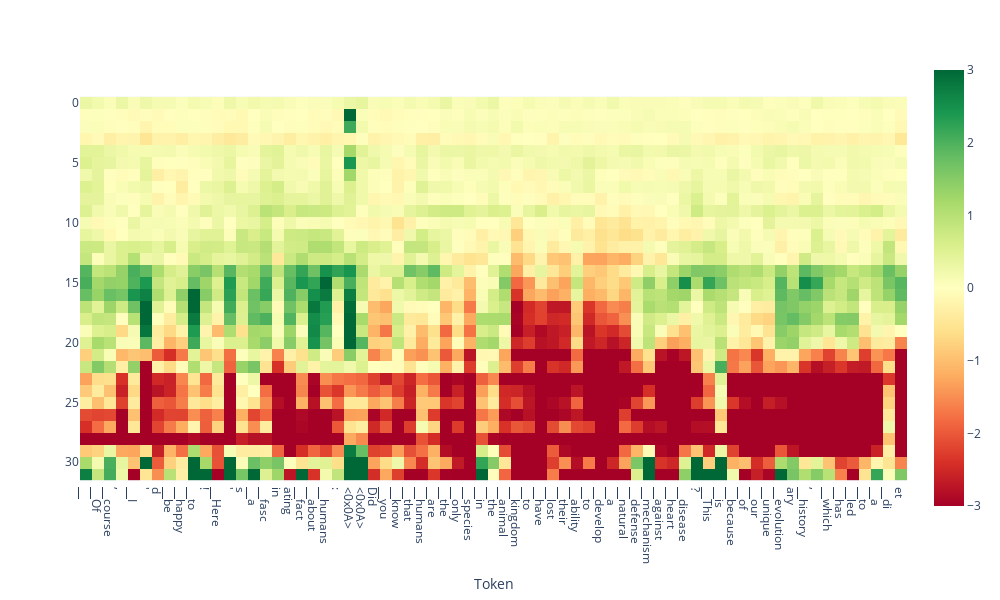

Notebook source saved alongside this figure:
### Code cell
from lmdoctor.plot_utils import plot_projection_heatmap
tokens = tokenizer.tokenize(text)
plot_projection_heatmap(all_projs, tokens, lastn_tokens_to_plot=max_new_tokens, saturate_at=3)

### Figure 1 — Plotly figure (JSON) as saved in the notebook; plotly's stock layout.template omitted (floating-point values rounded to 4 significant figures; data arrays with more than 128 entries replaced by an {"elided": "..."} marker saying what was removed)
{"data": [{"coloraxis": "coloraxis", "hovertemplate": "Token: %{x}<br>y: %{y}<br>color: %{z}<extra></extra>", "name": "0", "type": "heatmap", "xaxis": "x", "yaxis": "y", "z": {"elided": "32x69 float values"}}], "layout": {"coloraxis": {"cmax": 3, "cmin": -3, "colorscale": [[0, "rgb(165,0,38)"], [0.1, "rgb(215,48,39)"], [0.2, "rgb(244,109,67)"], [0.3, "rgb(253,174,97)"], [0.4, "rgb(254,224,139)"], [0.5, "rgb(255,255,191)"], [0.6, "rgb(217,239,139)"], [0.7, "rgb(166,217,106)"], [0.8, "rgb(102,189,99)"], [0.9, "rgb(26,152,80)"], [1, "rgb(0,104,55)"]]}, "height": 600, "margin": {"t": 60}, "width": 1000, "xaxis": {"anchor": "y", "autorange": true, "constrain": "domain", "domain": [0, 1], "range": [-0.5, 68.5], "scaleanchor": "y", "ticktext": ["▁", "▁Of", "▁course", ",", "▁I", "'", "d", "▁be", "▁happy", "▁to", "!", "▁Here", "'", "s", "▁a", "▁fasc", "in", "ating", "▁fact", "▁about", "▁humans", ":", "<0x0A>", "<0x0A>", "Did", "▁you", "▁know", "▁that", "▁humans", "▁are", "▁the", "▁only", "▁species", "▁in", "▁the", "▁animal", "▁kingdom", "▁to", "▁have", "▁lost", "▁their", "▁ability", "▁to", "▁develop", "▁a", "▁natural", "▁defense", "▁mechanism", "▁against", "▁heart", "▁disease", "?", "▁This", "▁is", "▁because", "▁of", "▁our", "▁unique", "▁evolution", "ary", "▁history", ",", "▁which", "▁has", "▁led", "▁to", "▁a", "▁di", "et", "▁rich"], "tickvals": [0, 1, 2, 3, 4, 5, 6, 7, 8, 9, 10, 11, 12, 13, 14, 15, 16, 17, 18, 19, 20, 21, 22, 23, 24, 25, 26, 27, 28, 29, 30, 31, 32, 33, 34, 35, 36, 37, 38, 39, 40, 41, 42, 43, 44, 45, 46, 47, 48, 49, 50, 51, 52, 53, 54, 55, 56, 57, 58, 59, 60, 61, 62, 63, 64, 65, 66, 67, 68, 69], "title": {"text": "Token"}}, "yaxis": {"anchor": "x", "autorange": true, "constrain": "domain", "domain": [0.07539, 0.9246], "range": [31.5, -0.5]}}}
